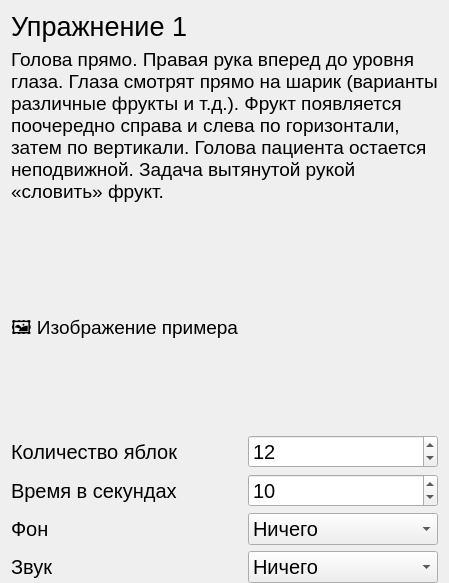
               <widget class="QWidget" name="page_apples">
                <layout class="QVBoxLayout" name="verticalLayout_3">
                 <property name="bottomMargin">
                  <number>0</number>
                 </property>
                 <item>
                  <widget class="QLabel" name="label_2">
                   <property name="font">
                    <font>
                     <pointsize>20</pointsize>
                    </font>
                   </property>
                   <property name="text">
                    <string>Упражнение 1</string>
                   </property>
                  </widget>
                 </item>
                 <item>
                  <spacer name="verticalSpacer_9">
                   <property name="orientation">
                    <enum>Qt::Vertical</enum>
                   </property>
                   <property name="sizeType">
                    <enum>QSizePolicy::Preferred</enum>
                   </property>
                   <property name="sizeHint" stdset="0">
                    <size>
                     <width>20</width>
                     <height>40</height>
                    </size>
                   </property>
                  </spacer>
                 </item>
                 <item>
                  <widget class="QLabel" name="label_3">
                   <property name="sizePolicy">
                    <sizepolicy hsizetype="Expanding" vsizetype="Minimum">
                     <horstretch>0</horstretch>
                     <verstretch>0</verstretch>
                    </sizepolicy>
                   </property>
                   <property name="font">
                    <font>
                     <pointsize>14</pointsize>
                    </font>
                   </property>
                   <property name="text">
                    <string>Голова прямо. Правая рука вперед до уровня глаза. Глаза смотрят прямо на шарик (варианты различные фрукты и т.д.). Фрукт появляется поочередно справа и слева по горизонтали, затем по вертикали. Голова пациента остается неподвижной. Задача вытянутой рукой «словить» фрукт.</string>
                   </property>
                   <property name="wordWrap">
                    <bool>true</bool>
                   </property>
                  </widget>
                 </item>
                 <item>
                  <spacer name="verticalSpacer_8">
                   <property name="orientation">
                    <enum>Qt::Vertical</enum>
                   </property>
                   <property name="sizeType">
                    <enum>QSizePolicy::Preferred</enum>
                   </property>
                   <property name="sizeHint" stdset="0">
                    <size>
                     <width>20</width>
                     <height>100</height>
                    </size>
                   </property>
                  </spacer>
                 </item>
                 <item>
                  <widget class="QLabel" name="lable_apple_example_img">
                   <property name="sizePolicy">
                    <sizepolicy hsizetype="Ignored" vsizetype="Ignored">
                     <horstretch>0</horstretch>
                     <verstretch>160</verstretch>
                    </sizepolicy>
                   </property>
                   <property name="minimumSize">
                    <size>
                     <width>300</width>
                     <height>200</height>
                    </size>
                   </property>
                   <property name="font">
                    <font>
                     <pointsize>14</pointsize>
                    </font>
                   </property>
                   <property name="text">
                    <string>🖼️ Изображение примера</string>
                   </property>
                   <property name="scaledContents">
                    <bool>true</bool>
                   </property>
                  </widget>
                 </item>
                 <item>
                  <spacer name="verticalSpacer_4">
                   <property name="orientation">
                    <enum>Qt::Vertical</enum>
                   </property>
                   <property name="sizeType">
                    <enum>QSizePolicy::Preferred</enum>
                   </property>
                   <property name="sizeHint" stdset="0">
                    <size>
                     <width>20</width>
                     <height>40</height>
                    </size>
                   </property>
                  </spacer>
                 </item>
                 <item>
                  <layout class="QHBoxLayout" name="horizontalLayout_21">
                   <item>
                    <widget class="QLabel" name="label_6">
                     <property name="font">
                      <font>
                       <pointsize>15</pointsize>
                      </font>
                     </property>
                     <property name="text">
                      <string>Количество яблок</string>
                     </property>
                    </widget>
                   </item>
                   <item>
                    <spacer name="horizontalSpacer_11">
                     <property name="orientation">
                      <enum>Qt::Horizontal</enum>
                     </property>
                     <property name="sizeType">
                      <enum>QSizePolicy::Preferred</enum>
                     </property>
                     <property name="sizeHint" stdset="0">
                      <size>
                       <width>40</width>
                       <height>20</height>
                      </size>
                     </property>
                    </spacer>
                   </item>
                   <item>
                    <widget class="QSpinBox" name="spinBox_apple_count">
                     <property name="font">
                      <font>
                       <pointsize>15</pointsize>
                      </font>
                     </property>
                     <property name="value">
                      <number>12</number>
                     </property>
                    </widget>
                   </item>
                  </layout>
                 </item>
                 <item>
                  <layout class="QHBoxLayout" name="horizontalLayout_20">
                   <item>
                    <widget class="QLabel" name="label_5">
                     <property name="font">
                      <font>
                       <pointsize>15</pointsize>
                      </font>
                     </property>
                     <property name="text">
                      <string>Время в секундах</string>
                     </property>
                    </widget>
                   </item>
                   <item>
                    <spacer name="horizontalSpacer_12">
                     <property name="orientation">
                      <enum>Qt::Horizontal</enum>
                     </property>
                     <property name="sizeType">
                      <enum>QSizePolicy::Preferred</enum>
                     </property>
                     <property name="sizeHint" stdset="0">
                      <size>
                       <width>40</width>
                       <height>20</height>
                      </size>
                     </property>
                    </spacer>
                   </item>
                   <item>
                    <widget class="QSpinBox" name="spinBox_apple_second">
                     <property name="font">
                      <font>
                       <pointsize>15</pointsize>
                      </font>
                     </property>
                     <property name="value">
                      <number>10</number>
                     </property>
                    </widget>
                   </item>
                  </layout>
                 </item>
                 <item>
                  <layout class="QHBoxLayout" name="horizontalLayout_19">
                   <item>
                    <widget class="QLabel" name="label_fon">
                     <property name="font">
                      <font>
                       <pointsize>15</pointsize>
                      </font>
                     </property>
                     <property name="text">
                      <string>Фон</string>
                     </property>
                    </widget>
                   </item>
                   <item>
                    <spacer name="horizontalSpacer_13">
                     <property name="orientation">
                      <enum>Qt::Horizontal</enum>
                     </property>
                     <property name="sizeType">
                      <enum>QSizePolicy::Preferred</enum>
                     </property>
                     <property name="sizeHint" stdset="0">
                      <size>
                       <width>40</width>
                       <height>20</height>
                      </size>
                     </property>
                    </spacer>
                   </item>
                   <item>
                    <widget class="QComboBox" name="comboBox_fon_apple">
                     <property name="font">
                      <font>
                       <pointsize>15</pointsize>
                      </font>
                     </property>
                     <item>
                      <property name="text">
                       <string>Ничего</string>
                      </property>
                     </item>
                     <item>
                      <property name="text">
                       <string>Снег</string>
                      </property>
                     </item>
                     <item>
                      <property name="text">
                       <string>Дождь</string>
                      </property>
                     </item>
                     <item>
                      <property name="text">
                       <string>Туман</string>
                      </property>
                     </item>
                    </widget>
                   </item>
                  </layout>
                 </item>
                 <item>
                  <layout class="QHBoxLayout" name="horizontalLayout_18">
                   <item>
                    <widget class="QLabel" name="label_sound">
                     <property name="font">
                      <font>
                       <pointsize>15</pointsize>
                      </font>
                     </property>
                     <property name="text">
                      <string>Звук</string>
                     </property>
                    </widget>
                   </item>
                   <item>
                    <spacer name="horizontalSpacer_14">
                     <property name="orientation">
                      <enum>Qt::Horizontal</enum>
                     </property>
                     <property name="sizeType">
                      <enum>QSizePolicy::Preferred</enum>
                     </property>
                     <property name="sizeHint" stdset="0">
                      <size>
                       <width>40</width>
                       <height>20</height>
                      </size>
                     </property>
                    </spacer>
                   </item>
                   <item>
                    <widget class="QComboBox" name="comboBox_sound_apple">
                     <property name="font">
                      <font>
                       <pointsize>15</pointsize>
                      </font>
                     </property>
                     <item>
                      <property name="text">
                       <string>Ничего</string>
                      </property>
                     </item>
                     <item>
                      <property name="text">
                       <string>Дождь</string>
                      </property>
                     </item>
                    </widget>
                   </item>
                  </layout>
                 </item>
                 <item>
                  <spacer name="verticalSpacer_7">
                   <property name="orientation">
                    <enum>Qt::Vertical</enum>
                   </property>
                   <property name="sizeHint" stdset="0">
                    <size>
                     <width>20</width>
                     <height>40</height>
                    </size>
                   </property>
                  </spacer>
                 </item>
                </layout>
               </widget>
